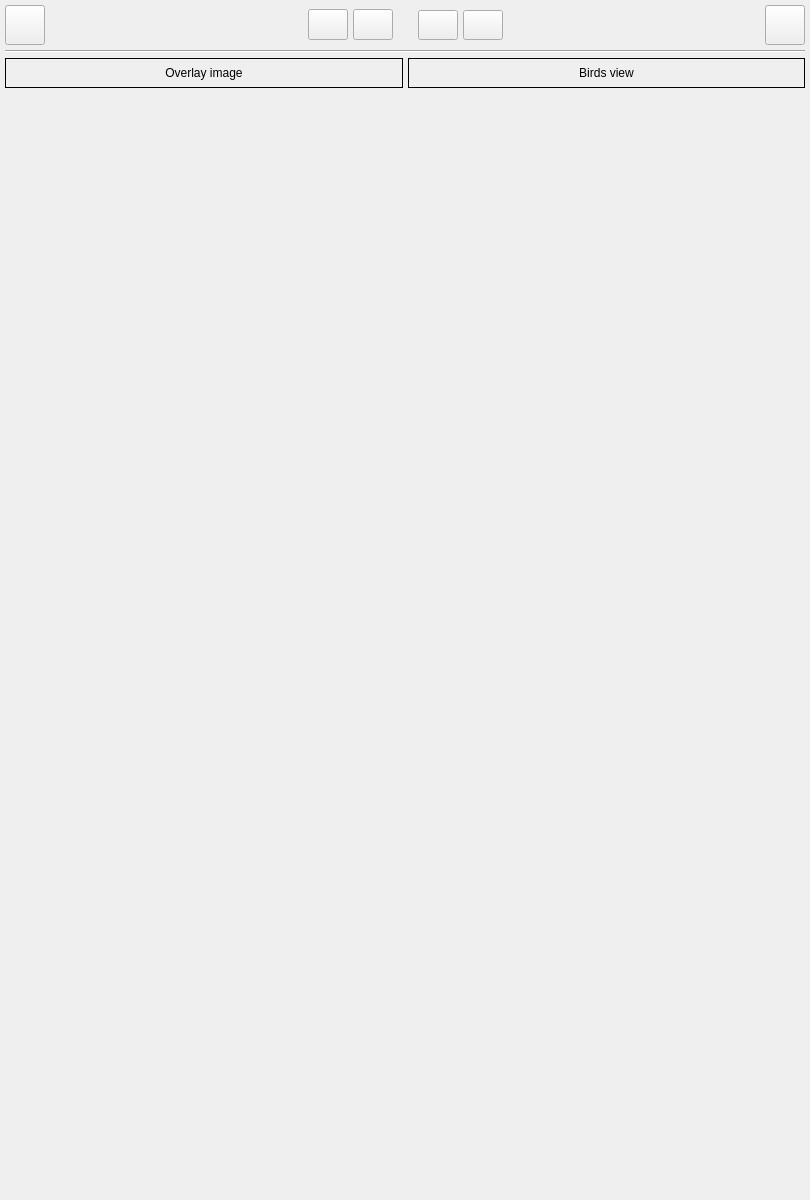
       <widget class="QWidget" name="scroll_area_result_contents">
        <property name="geometry">
         <rect>
          <x>0</x>
          <y>0</y>
          <width>810</width>
          <height>1200</height>
         </rect>
        </property>
        <layout class="QVBoxLayout" name="verticalLayout_10">
         <property name="spacing">
          <number>5</number>
         </property>
         <property name="leftMargin">
          <number>5</number>
         </property>
         <property name="topMargin">
          <number>5</number>
         </property>
         <property name="rightMargin">
          <number>5</number>
         </property>
         <property name="bottomMargin">
          <number>5</number>
         </property>
         <item>
          <layout class="QHBoxLayout" name="horizontalLayout_11">
           <item>
            <widget class="QPushButton" name="button_show_hide_config">
             <property name="minimumSize">
              <size>
               <width>40</width>
               <height>40</height>
              </size>
             </property>
             <property name="maximumSize">
              <size>
               <width>42</width>
               <height>40</height>
              </size>
             </property>
             <property name="text">
              <string/>
             </property>
             <property name="icon">
              <iconset>
               <normaloff>icon/left.png</normaloff>icon/left.png</iconset>
             </property>
             <property name="iconSize">
              <size>
               <width>40</width>
               <height>40</height>
              </size>
             </property>
            </widget>
           </item>
           <item>
            <spacer name="horizontalSpacer_4">
             <property name="orientation">
              <enum>Qt::Horizontal</enum>
             </property>
             <property name="sizeHint" stdset="0">
              <size>
               <width>40</width>
               <height>20</height>
              </size>
             </property>
            </spacer>
           </item>
           <item>
            <widget class="QPushButton" name="button_open_image">
             <property name="minimumSize">
              <size>
               <width>0</width>
               <height>30</height>
              </size>
             </property>
             <property name="maximumSize">
              <size>
               <width>40</width>
               <height>16777215</height>
              </size>
             </property>
             <property name="font">
              <font>
               <family>Sans Serif</family>
               <pointsize>12</pointsize>
              </font>
             </property>
             <property name="text">
              <string/>
             </property>
            </widget>
           </item>
           <item>
            <widget class="QPushButton" name="button_save_config">
             <property name="minimumSize">
              <size>
               <width>0</width>
               <height>30</height>
              </size>
             </property>
             <property name="maximumSize">
              <size>
               <width>40</width>
               <height>16777215</height>
              </size>
             </property>
             <property name="font">
              <font>
               <family>Sans Serif</family>
               <pointsize>12</pointsize>
              </font>
             </property>
             <property name="text">
              <string/>
             </property>
            </widget>
           </item>
           <item>
            <spacer name="horizontalSpacer_5">
             <property name="orientation">
              <enum>Qt::Horizontal</enum>
             </property>
             <property name="sizeType">
              <enum>QSizePolicy::Fixed</enum>
             </property>
             <property name="sizeHint" stdset="0">
              <size>
               <width>20</width>
               <height>20</height>
              </size>
             </property>
            </spacer>
           </item>
           <item>
            <widget class="QPushButton" name="button_zoom_in">
             <property name="minimumSize">
              <size>
               <width>0</width>
               <height>30</height>
              </size>
             </property>
             <property name="maximumSize">
              <size>
               <width>40</width>
               <height>16777215</height>
              </size>
             </property>
             <property name="text">
              <string/>
             </property>
            </widget>
           </item>
           <item>
            <widget class="QPushButton" name="button_zoom_out">
             <property name="minimumSize">
              <size>
               <width>0</width>
               <height>30</height>
              </size>
             </property>
             <property name="maximumSize">
              <size>
               <width>40</width>
               <height>16777215</height>
              </size>
             </property>
             <property name="text">
              <string/>
             </property>
            </widget>
           </item>
           <item>
            <spacer name="horizontalSpacer">
             <property name="orientation">
              <enum>Qt::Horizontal</enum>
             </property>
             <property name="sizeHint" stdset="0">
              <size>
               <width>40</width>
               <height>20</height>
              </size>
             </property>
            </spacer>
           </item>
           <item>
            <widget class="QPushButton" name="button_show_hide_rebalance">
             <property name="minimumSize">
              <size>
               <width>0</width>
               <height>30</height>
              </size>
             </property>
             <property name="maximumSize">
              <size>
               <width>42</width>
               <height>40</height>
              </size>
             </property>
             <property name="text">
              <string/>
             </property>
             <property name="icon">
              <iconset>
               <normaloff>icon/right_box.png</normaloff>icon/right_box.png</iconset>
             </property>
             <property name="iconSize">
              <size>
               <width>40</width>
               <height>40</height>
              </size>
             </property>
            </widget>
           </item>
          </layout>
         </item>
         <item>
          <widget class="Line" name="line_9">
           <property name="orientation">
            <enum>Qt::Horizontal</enum>
           </property>
          </widget>
         </item>
         <item>
          <layout class="QHBoxLayout" name="horizontalLayout_15">
           <property name="leftMargin">
            <number>0</number>
           </property>
           <item>
            <widget class="QFrame" name="frame_overlay_image">
             <property name="frameShape">
              <enum>QFrame::NoFrame</enum>
             </property>
             <property name="frameShadow">
              <enum>QFrame::Raised</enum>
             </property>
             <layout class="QVBoxLayout" name="verticalLayout_18">
              <property name="spacing">
               <number>5</number>
              </property>
              <property name="leftMargin">
               <number>0</number>
              </property>
              <property name="topMargin">
               <number>0</number>
              </property>
              <property name="rightMargin">
               <number>0</number>
              </property>
              <property name="bottomMargin">
               <number>0</number>
              </property>
              <item>
               <widget class="QLabel" name="label_2">
                <property name="minimumSize">
                 <size>
                  <width>0</width>
                  <height>30</height>
                 </size>
                </property>
                <property name="maximumSize">
                 <size>
                  <width>16777215</width>
                  <height>30</height>
                 </size>
                </property>
                <property name="frameShape">
                 <enum>QFrame::Box</enum>
                </property>
                <property name="text">
                 <string>Overlay image</string>
                </property>
                <property name="alignment">
                 <set>Qt::AlignCenter</set>
                </property>
               </widget>
              </item>
              <item>
               <layout class="QHBoxLayout" name="horizontalLayout">
                <item>
                 <widget class="QLabel" name="label_window_overlay_image">
                  <property name="frameShape">
                   <enum>QFrame::NoFrame</enum>
                  </property>
                  <property name="text">
                   <string/>
                  </property>
                  <property name="alignment">
                   <set>Qt::AlignCenter</set>
                  </property>
                 </widget>
                </item>
               </layout>
              </item>
              <item>
               <spacer name="verticalSpacer_2">
                <property name="orientation">
                 <enum>Qt::Vertical</enum>
                </property>
                <property name="sizeHint" stdset="0">
                 <size>
                  <width>20</width>
                  <height>40</height>
                 </size>
                </property>
               </spacer>
              </item>
             </layout>
            </widget>
           </item>
           <item>
            <widget class="QFrame" name="frame_birds_view">
             <property name="frameShape">
              <enum>QFrame::NoFrame</enum>
             </property>
             <property name="frameShadow">
              <enum>QFrame::Raised</enum>
             </property>
             <layout class="QVBoxLayout" name="verticalLayout_19">
              <property name="spacing">
               <number>5</number>
              </property>
              <property name="leftMargin">
               <number>0</number>
              </property>
              <property name="topMargin">
               <number>0</number>
              </property>
              <property name="rightMargin">
               <number>0</number>
              </property>
              <property name="bottomMargin">
               <number>0</number>
              </property>
              <item>
               <widget class="QLabel" name="label_4">
                <property name="minimumSize">
                 <size>
                  <width>0</width>
                  <height>30</height>
                 </size>
                </property>
                <property name="maximumSize">
                 <size>
                  <width>16777215</width>
                  <height>30</height>
                 </size>
                </property>
                <property name="frameShape">
                 <enum>QFrame::Box</enum>
                </property>
                <property name="text">
                 <string>Birds view</string>
                </property>
                <property name="alignment">
                 <set>Qt::AlignCenter</set>
                </property>
               </widget>
              </item>
              <item>
               <layout class="QHBoxLayout" name="horizontalLayout_3">
                <item>
                 <widget class="QLabel" name="label_window_birds_view">
                  <property name="frameShape">
                   <enum>QFrame::NoFrame</enum>
                  </property>
                  <property name="text">
                   <string/>
                  </property>
                  <property name="alignment">
                   <set>Qt::AlignCenter</set>
                  </property>
                 </widget>
                </item>
               </layout>
              </item>
              <item>
               <spacer name="verticalSpacer_3">
                <property name="orientation">
                 <enum>Qt::Vertical</enum>
                </property>
                <property name="sizeHint" stdset="0">
                 <size>
                  <width>20</width>
                  <height>40</height>
                 </size>
                </property>
               </spacer>
              </item>
             </layout>
            </widget>
           </item>
          </layout>
         </item>
        </layout>
       </widget>
